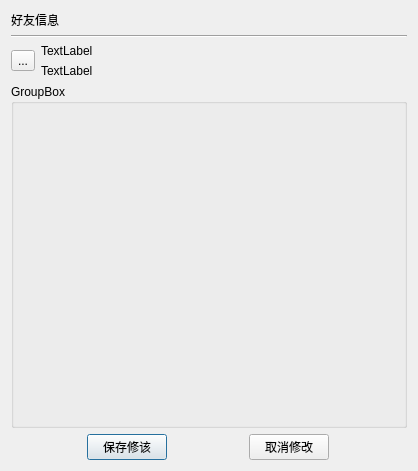
<?xml version="1.0" encoding="UTF-8"?>
<ui version="4.0">
 <class>FriendInformation</class>
 <widget class="QDialog" name="FriendInformation">
  <property name="geometry">
   <rect>
    <x>0</x>
    <y>0</y>
    <width>418</width>
    <height>471</height>
   </rect>
  </property>
  <property name="windowTitle">
   <string/>
  </property>
  <layout class="QVBoxLayout" name="verticalLayout_2">
   <item>
    <widget class="QLabel" name="label">
     <property name="sizePolicy">
      <sizepolicy hsizetype="Preferred" vsizetype="Fixed">
       <horstretch>0</horstretch>
       <verstretch>0</verstretch>
      </sizepolicy>
     </property>
     <property name="text">
      <string>好友信息</string>
     </property>
    </widget>
   </item>
   <item>
    <widget class="Line" name="line">
     <property name="orientation">
      <enum>Qt::Horizontal</enum>
     </property>
    </widget>
   </item>
   <item>
    <layout class="QHBoxLayout" name="horizontalLayout">
     <item>
      <widget class="QToolButton" name="friendphoto">
       <property name="text">
        <string>...</string>
       </property>
      </widget>
     </item>
     <item>
      <layout class="QVBoxLayout" name="verticalLayout">
       <item>
        <widget class="QLabel" name="name">
         <property name="sizePolicy">
          <sizepolicy hsizetype="Preferred" vsizetype="Fixed">
           <horstretch>0</horstretch>
           <verstretch>0</verstretch>
          </sizepolicy>
         </property>
         <property name="text">
          <string>TextLabel</string>
         </property>
        </widget>
       </item>
       <item>
        <widget class="QLabel" name="status">
         <property name="sizePolicy">
          <sizepolicy hsizetype="Preferred" vsizetype="Fixed">
           <horstretch>0</horstretch>
           <verstretch>0</verstretch>
          </sizepolicy>
         </property>
         <property name="text">
          <string>TextLabel</string>
         </property>
        </widget>
       </item>
      </layout>
     </item>
    </layout>
   </item>
   <item>
    <widget class="QGroupBox" name="groupBox">
     <property name="title">
      <string>GroupBox</string>
     </property>
     <layout class="QFormLayout" name="formLayout">
      <property name="fieldGrowthPolicy">
       <enum>QFormLayout::AllNonFixedFieldsGrow</enum>
      </property>
     </layout>
    </widget>
   </item>
   <item>
    <layout class="QHBoxLayout" name="horizontalLayout_2">
     <item>
      <widget class="QPushButton" name="save">
       <property name="sizePolicy">
        <sizepolicy hsizetype="Fixed" vsizetype="Fixed">
         <horstretch>0</horstretch>
         <verstretch>0</verstretch>
        </sizepolicy>
       </property>
       <property name="text">
        <string>保存修该</string>
       </property>
      </widget>
     </item>
     <item>
      <widget class="QPushButton" name="cancle">
       <property name="sizePolicy">
        <sizepolicy hsizetype="Fixed" vsizetype="Fixed">
         <horstretch>0</horstretch>
         <verstretch>0</verstretch>
        </sizepolicy>
       </property>
       <property name="text">
        <string>取消修改</string>
       </property>
      </widget>
     </item>
    </layout>
   </item>
  </layout>
 </widget>
 <resources/>
 <connections/>
</ui>
